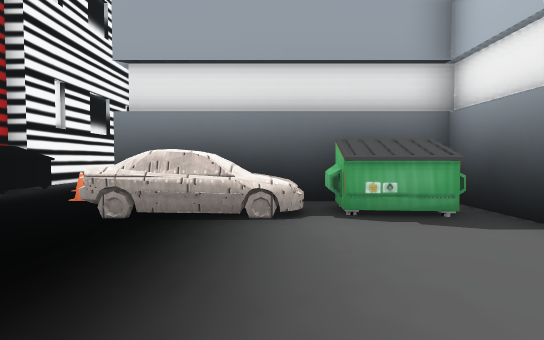
View 1 (above)

19 first-person views from a walk through a scene from a Unity 3-D project. The camera is 1.4 m above the floor, tilts 2° down and sees 85° across. The floor is counted in squares, 2 m on a side. Each view is taken from the middle of a square. On the plan, view 1 faces up. The plan holds only what a view shows up to about 10 squares ahead; the rest is blank. The place goes on beyond the plan. The player character is not drawn. Some surface patterns are stand-ins.

View 2
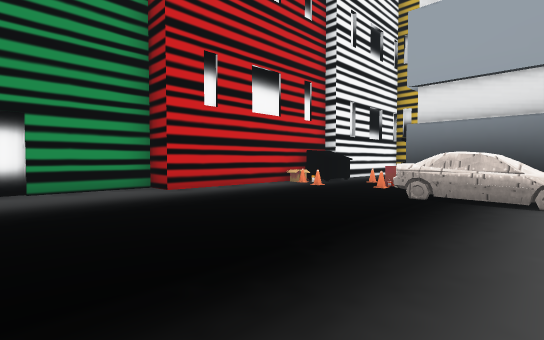

View 3
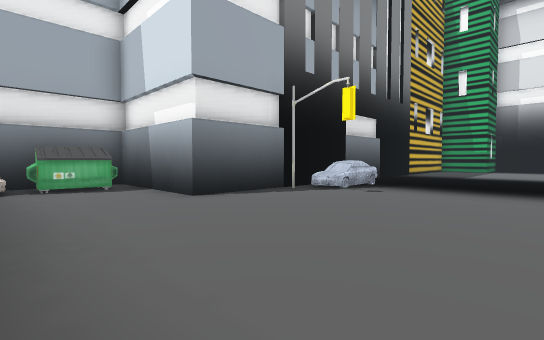

View 4
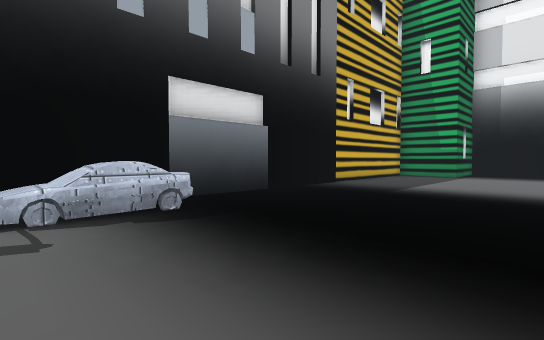

View 5
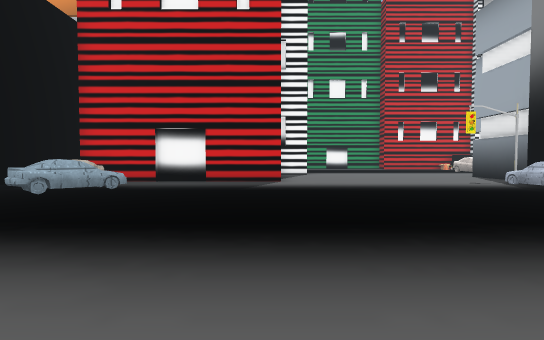

View 6
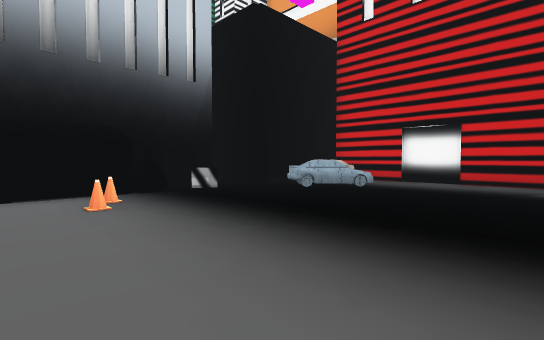

View 7
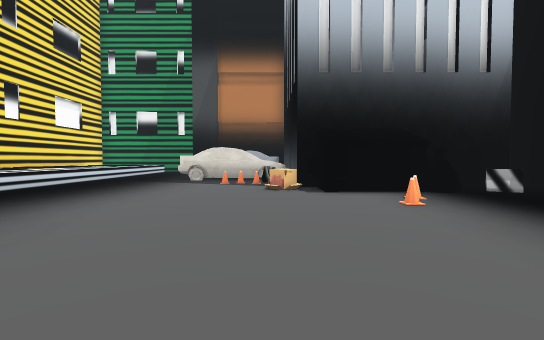

View 8
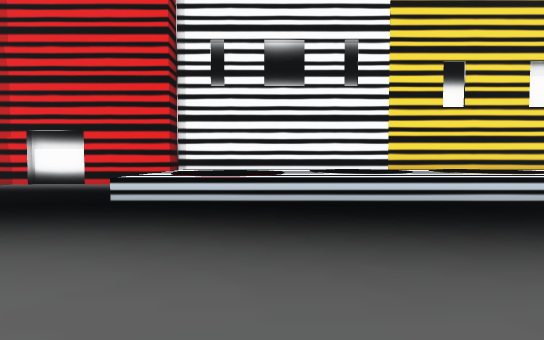

View 9
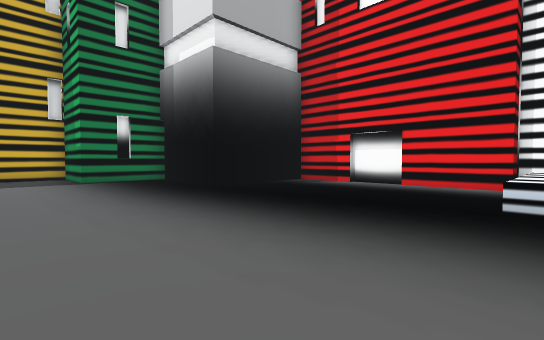

View 10
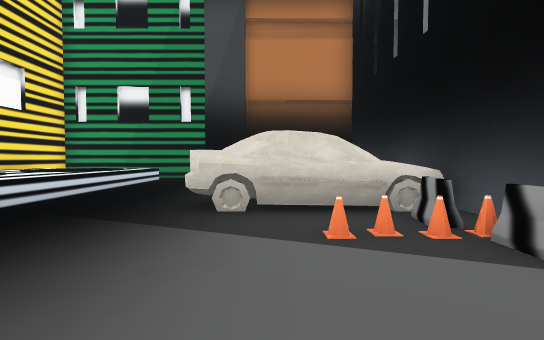

View 11
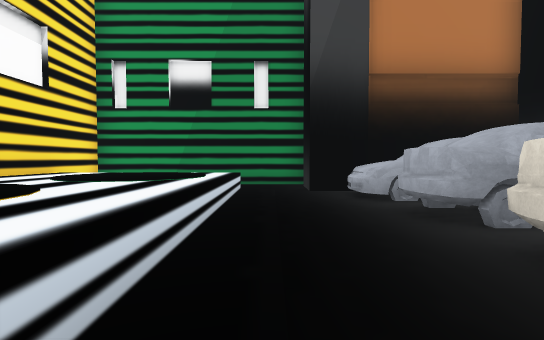

View 12
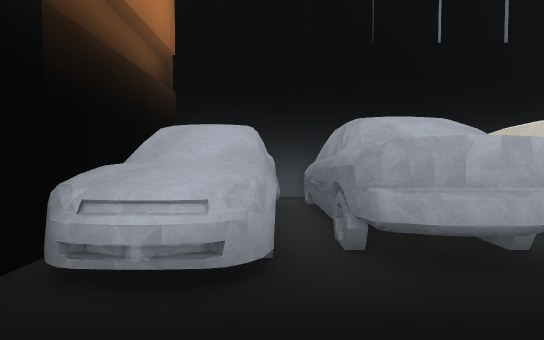

View 13
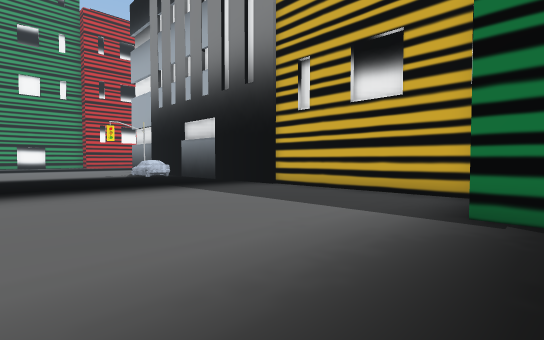

View 14
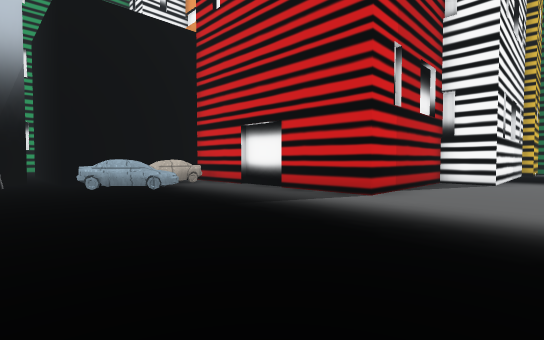

View 15
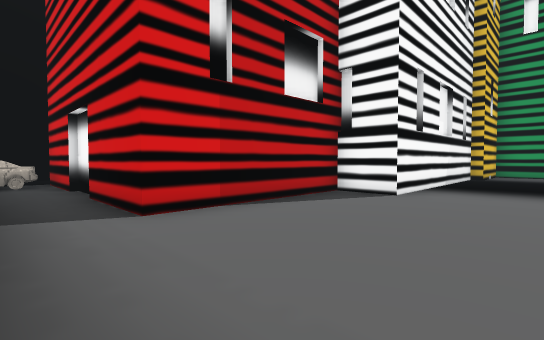

View 16
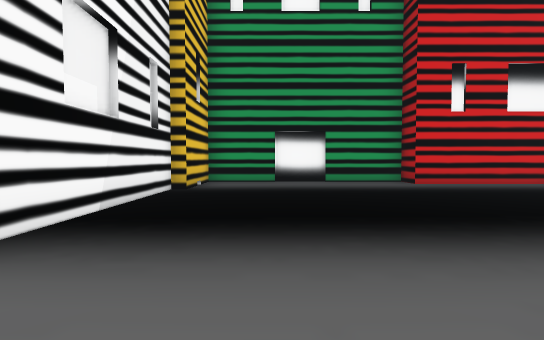

View 17
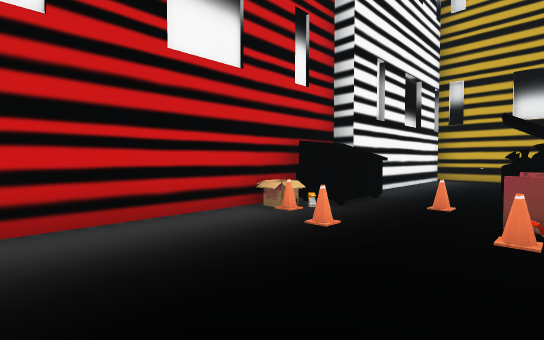

View 18
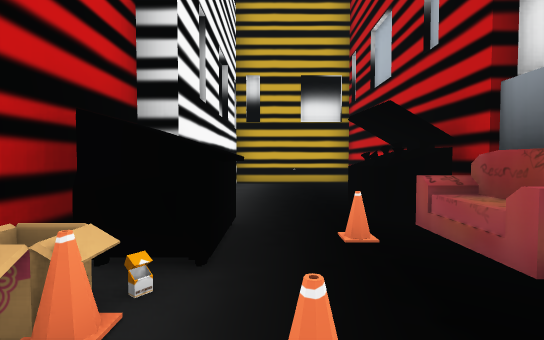

View 19
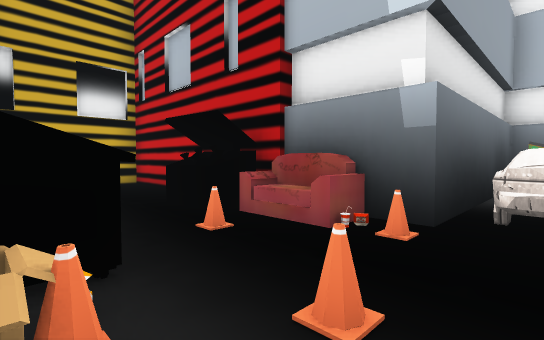

### Floor plan
Key: @ floor where view 1 was taken; # wall or solid block; . floor; ^ raised ledge; U dumpster; C car; B building; S sofa; A box; L black block; O other object.
Columns run from 8 left of view 1 to 26 right of it. Each row starts with its distance up from view 1.
 13   #####
 12   #...#
 11   #...#
 10   #...#
  9   #..
  8   #.O
  7   U.OU
  6  #U..S
  5  #AO.O#C####
  4  #....CCCUU#
  3  #.........#
  2  #.........#         ########
  1 ##............###..B##......#
  0 #.......@......CC...........#
 -1 #..... .....................###
 -2 #..... .......................#
 -3 #.............................#
 -4 #.............................###
 -5 ####..............................#
 -6    #######......... ...  .........#
 -7          #####....  ..............#
 -8              #..... ..............#
 -9              #..... ..............#
-10              #....................#
-11              #..C.............^^^^#
-12              #CCCC...OO.......^^^ #
-13               LL..............^^^^#
-14               LLLL.OOOOOA.....^^^^#
-15                  ####  BO.....^^^^#
-16                  #     #OO....^^^ #
-17                        #OOOO..^^^^#
-18                        #OOOO..^^^^#
-19                        #  OO..^^^ #
-20                        #OOOO..^^^^#
-21                        # OOO..^^^^#
-22                           OO..^^^^#
-23                          ####..   #
-24                             #..   #
-25                             #######

Positions as (right, up) in squares from view 1, and headings:
1: (0, 0), facing up
2: (0, -2), facing up-left
3: (0, -4), facing up-right
4: (6, -4), facing up-right
5: (15, -7), facing left
6: (15, -7), facing down-left
7: (16, -7), facing down
8: (17, -13), facing right
9: (17, -11), facing up-right
10: (18, -13), facing down
11: (21, -16), facing down
12: (21, -21), facing left
13: (20, -5), facing up-left
14: (11, -4), facing down-left
15: (7, -3), facing down-left
16: (2, -3), facing left
17: (-3, 2), facing up-left
18: (-5, 4), facing up
19: (-6, 4), facing up-right
